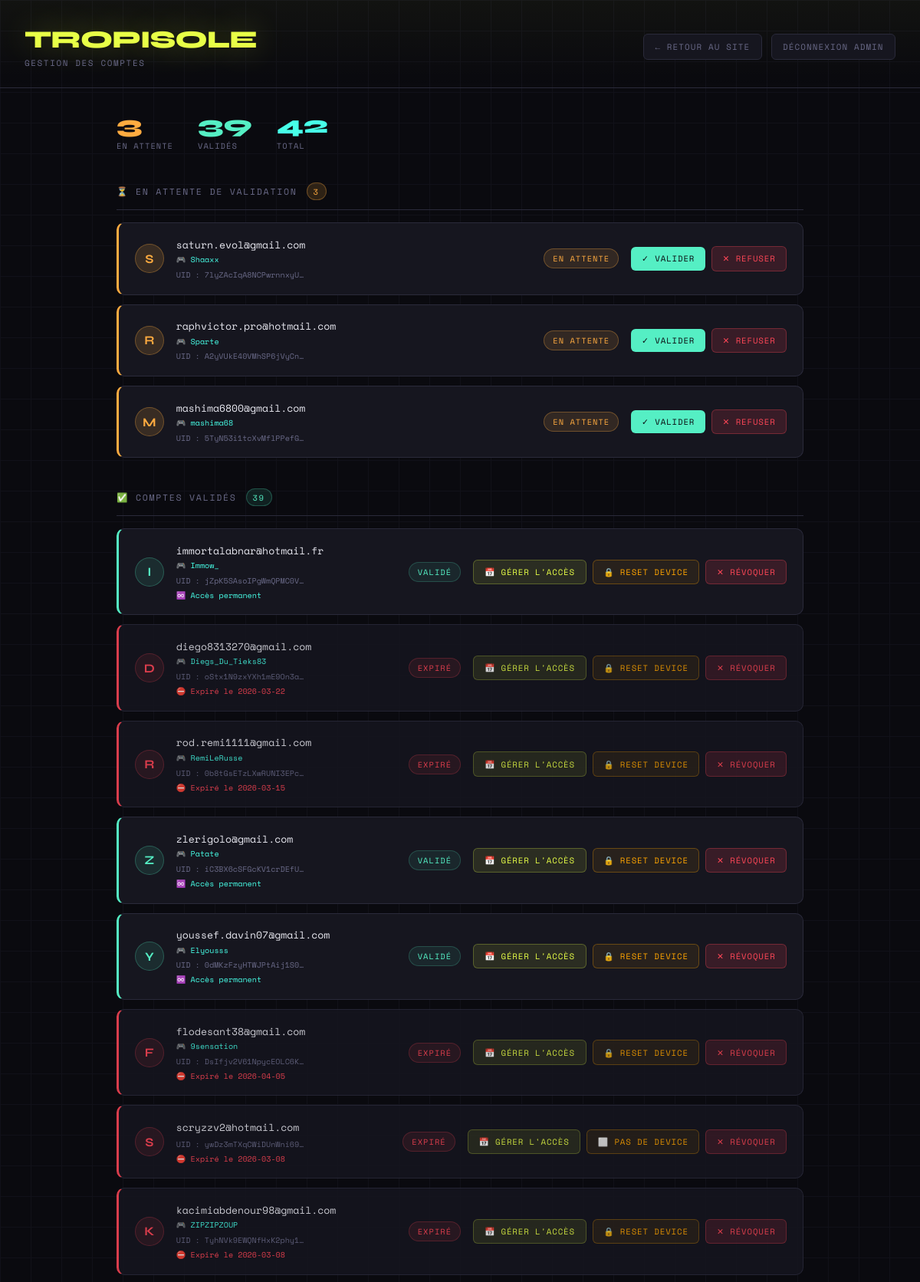
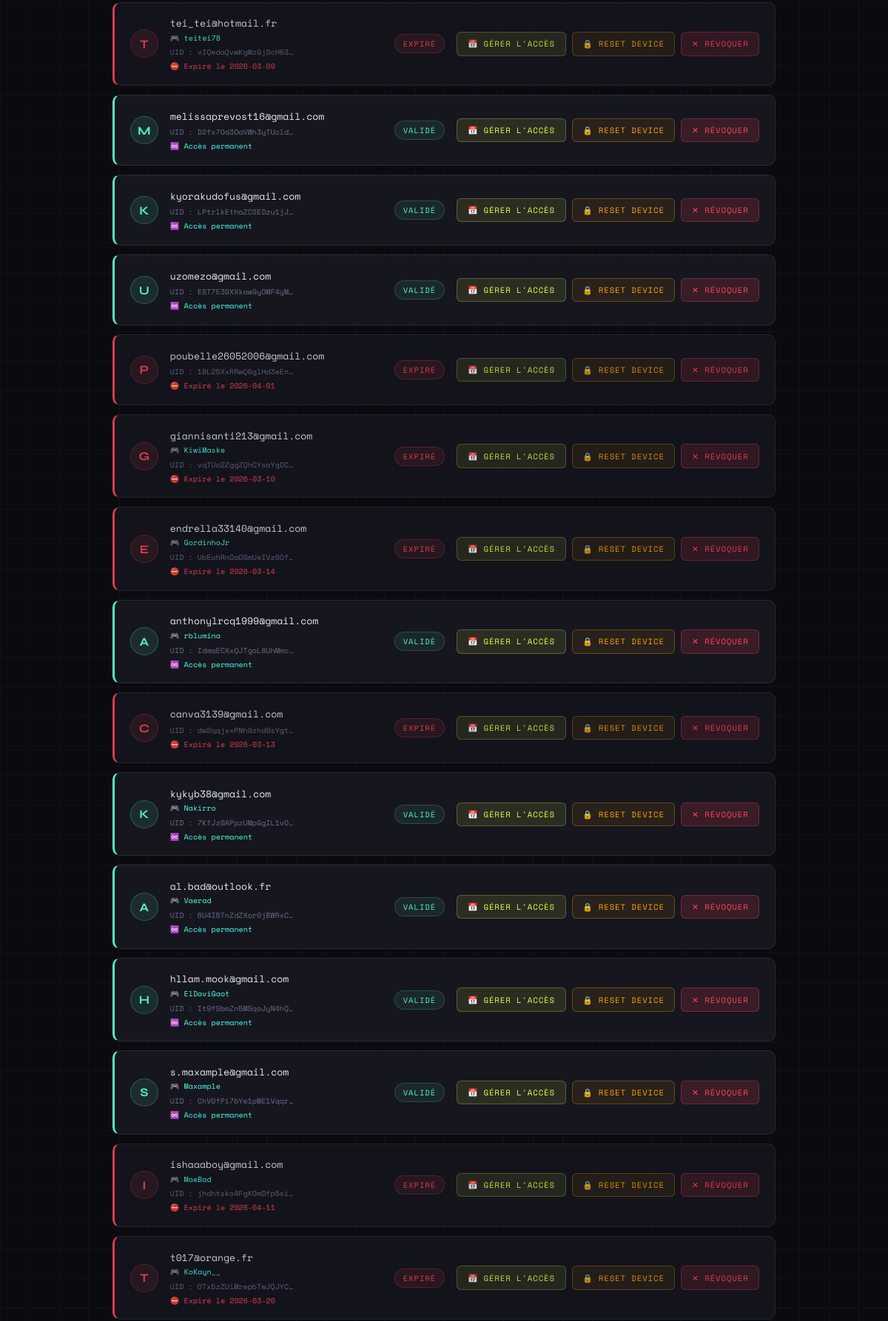
Page /admin (signed in, upper part) on the committed database (2 pictures, top to bottom).
### tables this page shows
CREATE TABLE users (firebase_uid TEXT PRIMARY KEY, device_id TEXT NOT NULL, validated INTEGER NOT NULL DEFAULT 0, email TEXT, created_at TEXT, username TEXT, expires_at TEXT);

### app.py (the view)
@app.route('/admin', methods=['GET', 'POST'])
def admin():
    error = None
    if request.method == 'POST' and 'password' in request.form:
        if request.form['password'] == ADMIN_PASSWORD:
            session['is_admin'] = True
        else:
            error = "Mot de passe incorrect."
    if not session.get('is_admin'):
        return render_template('admin_login.html', error=error)
    conn = sqlite3.connect(DB_PATH)
    conn.row_factory = sqlite3.Row
    pending    = [dict(r) for r in conn.execute("SELECT * FROM users WHERE validated = 0 ORDER BY created_at DESC").fetchall()]
    validated  = [dict(r) for r in conn.execute("SELECT * FROM users WHERE validated = 1 ORDER BY created_at DESC").fetchall()]
    patchnotes = [dict(r) for r in conn.execute("SELECT * FROM patch_notes ORDER BY created_at DESC").fetchall()]  # ← ajouter
    bug_reports = [dict(r) for r in conn.execute("SELECT * FROM bug_reports ORDER BY created_at DESC").fetchall()]
    conn.close()
    for u in pending + validated:
        if not u.get('email'):
            try:
                fb_user = auth.get_user(u['firebase_uid'])
                u['email'] = fb_user.email
                conn = sqlite3.connect(DB_PATH)
                conn.execute("UPDATE users SET email = ? WHERE firebase_uid = ?", (fb_user.email, u['firebase_uid']))
                conn.commit()
                conn.close()
            except Exception:
                u['email'] = None
    now = datetime.now(timezone.utc)
    now_date  = now.strftime("%Y-%m-%d")
    warn_date = (now + timedelta(days=2)).strftime("%Y-%m-%d")
    return render_template('admin.html', pending=pending, validated=validated,
                           now_date=now_date, warn_date=warn_date, patchnotes=patchnotes,
                           bug_reports=bug_reports)

### app.py (called while the page is built, shortened)
@app.before_request
def security_check():
    public = ['/login', '/firebase-auth', '/logout', '/admin', '/admin/validate', '/admin/refuse',
          '/admin/reset-device', '/admin/logout', '/admin/set-expiry',
          '/admin/patchnote/add', '/admin/patchnote/delete', '/patchnotes',
          '/bugreport', '/bugreport/submit']
    if request.path.startswith('/static') or request.path in public:
        return

### templates/admin.html (shortened to what this page needs)
<!DOCTYPE html>
<html lang="fr">
<head>
</head>
<body>
<header>
  <div>
    <div class="logo-title">TROPISOLE</div>
    <div class="logo-sub">Gestion des comptes</div>
  </div>
  <div class="header-actions">
    <a href="/" class="btn-sm">← Retour au site</a>
    <a href="/admin/logout" class="btn-sm">Déconnexion admin</a>
  </div>
</header>
<main>
  <div class="stats-bar">
    <div class="stat">
      <div class="num pending-color">{{ pending|length }}</div>
      <div class="lbl">En attente</div>
    </div>
    <div class="stat">
      <div class="num valid-color">{{ validated|length }}</div>
      <div class="lbl">Validés</div>
    </div>
    <div class="stat">
      <div class="num total-color">{{ pending|length + validated|length }}</div>
      <div class="lbl">Total</div>
    </div>
  </div>
  <div>
    <div class="section-title">
      ⏳ En attente de validation
      <span class="badge">{{ pending|length }}</span>
    </div>
    {% if pending %}
    <div class="user-list" style="margin-top:1rem;">
      {% for u in pending %}
      <div class="user-card pending">
        <div class="user-avatar pending">{{ (u.email or '?')[0].upper() }}</div>
        <div class="user-info">
          <div class="user-email">{{ u.email or '(email inconnu)' }}</div>
          {% if u.username %}
          <div class="user-meta" style="color:var(--accent2);margin-top:.15rem;">🎮 {{ u.username }}</div>
          {% endif %}
          <div class="user-meta">
            UID : {{ u.firebase_uid[:20] }}…
          </div>
        </div>
        <span class="user-status pending">En attente</span>
        <div class="user-actions">
          <form method="POST" action="/admin/validate" style="display:inline;">
            <button type="submit" class="btn-validate">✓ Valider</button>
          </form>
          <button class="btn-refuse" onclick="confirmRefuse('{{ u.firebase_uid }}', '{{ u.email or u.firebase_uid }}')">✕ Refuser</button>
        </div>
      </div>
      {% endfor %}
    </div>
    {% else %}
    <div class="empty">
      <span class="icon">✅</span>
      Aucun compte en attente de validation.
    </div>
    {% endif %}
  </div>
  <div>
    <div class="section-title">
      ✅ Comptes validés
      <span class="badge valid">{{ validated|length }}</span>
    </div>
    {% if validated %}
    <div class="user-list" style="margin-top:1rem;">
      {% for u in validated %}
      {% set is_expired = u.expires_at and u.expires_at[:10] < now_date %}
      <div class="user-card {{ 'expired-card' if is_expired else 'validated' }}">
        <div class="user-avatar {{ 'expired' if is_expired else 'validated' }}">{{ (u.email or '?')[0].upper() }}</div>
        <div class="user-info">
          <div class="user-email">{{ u.email or '(email inconnu)' }}</div>
          {% if u.username %}
          <div class="user-meta" style="color:var(--accent2);margin-top:.15rem;">🎮 {{ u.username }}</div>
          {% endif %}
          <div class="user-meta">
            UID : {{ u.firebase_uid[:20] }}…
          </div>
          {% if u.expires_at %}
            {% if is_expired %}
            <div class="expiry expired">⛔ Expiré le {{ u.expires_at[:10] }}</div>
            {% elif u.expires_at[:10] <= warn_date %}
            <div class="expiry warning">⚠️ Expire le {{ u.expires_at[:10] }}</div>
            {% else %}
            <div class="expiry ok">✅ Expire le {{ u.expires_at[:10] }}</div>
            {% endif %}
          {% else %}
          <div class="expiry permanent">♾️ Accès permanent</div>
          {% endif %}
        </div>
        <span class="user-status {{ 'expired' if is_expired else 'validated' }}">{{ 'Expiré' if is_expired else 'Validé' }}</span>
        <div class="user-actions">
          <button class="btn-date"
            onclick="openDateModal('{{ u.firebase_uid }}', '{{ u.username or u.email or u.firebase_uid }}', '{{ u.expires_at[:10] if u.expires_at else '' }}')">
            📅 Gérer l'accès
          </button>
          <form method="POST" action="/admin/reset-device" style="display:inline">
            <button type="submit" class="btn-device"
              onclick="return confirm('Réinitialiser le device ID de {{ u.email or u.firebase_uid }} ?')"
              title="{{ '🔒 Device enregistré' if u.device_id else '⬜ Pas de device' }}"
            >{{ '🔒 Reset device' if u.device_id else '⬜ Pas de device' }}</button>
          </form>
          <button class="btn-refuse" onclick="confirmRefuse('{{ u.firebase_uid }}', '{{ u.email or u.firebase_uid }}')">✕ Révoquer</button>
        </div>
      </div>
      {% endfor %}
    </div>
    {% else %}
    <div class="empty">
      <span class="icon">👤</span>
      Aucun compte validé pour l'instant.
    </div>
    {% endif %}
  </div>
</main>
</body>
</html>

### rows in the picture
users: email "S", email "saturn.evol@gmail.com", username "Shaaxx", firebase_uid "7lyZAcIqA8NCPwrnnxyU"
users: email "R", email "raphvictor.pro@hotmail.com", username "Sparte", firebase_uid "A2yVUkE40VMhSP6jVyCn"
users: email "M", email "mashima6800@gmail.com", username "mashima68", firebase_uid "5TyN53i1tcXvMflPPefG"
users: email "I", email "immortalabnar@hotmail.fr", username "Immow_", firebase_uid "jZpK5SAsoIPgWmQPMC0V", expires_at "♾️ Accès permanent", value "VALIDÉ", device_id "🔒 RESET DEVICE"
users: email "D", email "diego8313270@gmail.com", username "Diegs_Du_Tieks83", firebase_uid "oStx1N9zxYXh1mE9On3a", expires_at "2026-03-22", value "EXPIRÉ", device_id "🔒 RESET DEVICE"
users: email "R", email "rod.remi1111@gmail.com", username "RemiLeRusse", firebase_uid "0b8tGsETzLXwRUNI3EPc", expires_at "2026-03-15", value "EXPIRÉ", device_id "🔒 RESET DEVICE"
users: email "Z", email "zlerigolo@gmail.com", username "Patate", firebase_uid "iC3BX6cSFGcKV1crDEfU", expires_at "♾️ Accès permanent", value "VALIDÉ", device_id "🔒 RESET DEVICE"
users: email "Y", email "youssef.davin07@gmail.com", username "Elyousss", firebase_uid "0dMKzFzyHTWJPtAij1S0", expires_at "♾️ Accès permanent", value "VALIDÉ", device_id "🔒 RESET DEVICE"
users: email "F", email "flodesant38@gmail.com", username "9sensation", firebase_uid "DsIfjv2V61NpycEOLC6K", expires_at "2026-04-05", value "EXPIRÉ", device_id "🔒 RESET DEVICE"
users: email "S", email "scryzzv2@hotmail.com", firebase_uid "ywDz3mTXqCWiDUnWni69", expires_at "2026-03-08", value "EXPIRÉ", device "⬜ PAS DE DEVICE"
users: email "K", email "kacimiabdenour98@gmail.com", username "ZIPZIPZOUP", firebase_uid "TyhNVk9EWQNfHxK2phy1", expires_at "2026-03-08", value "EXPIRÉ", device_id "🔒 RESET DEVICE"
users: email "T", email "tei_tei@hotmail.fr", username "teitei78", firebase_uid "vIQedaQvwKgWzGjDcH63", expires_at "2026-03-09", value "EXPIRÉ", device_id "🔒 RESET DEVICE"
users: email "M", email "melissaprevost16@gmail.com", firebase_uid "D2fx7Od3OaVWh3yTUcld", shows "♾️ Accès permanent", value "VALIDÉ", device_id "🔒 RESET DEVICE"
users: email "K", email "kyorakudofus@gmail.com", firebase_uid "LPtrlkEthaZCSEDzu1jJ", shows "♾️ Accès permanent", value "VALIDÉ", device_id "🔒 RESET DEVICE"
users: email "U", email "uzomezo@gmail.com", firebase_uid "EST7E39XXkaw9yOMF4yM", shows "♾️ Accès permanent", value "VALIDÉ", device_id "🔒 RESET DEVICE"
users: email "P", email "poubelle26052006@gmail.com", firebase_uid "18L25XxRRwQ6glHd3eEn", expires_at "2026-04-01", value "EXPIRÉ", device_id "🔒 RESET DEVICE"
users: email "G", email "giannisanti213@gmail.com", username "KiwiMaske", firebase_uid "vqTUo2ZggZQhCYsaYgDC", expires_at "2026-03-10", value "EXPIRÉ", device_id "🔒 RESET DEVICE"
users: email "E", email "endrella33140@gmail.com", username "GordinhoJr", firebase_uid "UbEuhRnOaOSmUeIVz6Of", expires_at "2026-03-14", value "EXPIRÉ", device_id "🔒 RESET DEVICE"
users: email "A", email "anthonylrcq1999@gmail.com", username "rblumina", firebase_uid "IdmaECXxQJTgoL8UhMmc", shows "♾️ Accès permanent", value "VALIDÉ", device_id "🔒 RESET DEVICE"
users: email "C", email "canva3139@gmail.com", firebase_uid "dw2qqjxxPNh0zhd9sYgt", expires_at "2026-03-13", value "EXPIRÉ", device_id "🔒 RESET DEVICE"
users: email "K", email "kykyb38@gmail.com", username "Nakirro", firebase_uid "7KfJz0APpzUMpGgIL1vO", shows "♾️ Accès permanent", value "VALIDÉ", device_id "🔒 RESET DEVICE"
users: email "A", email "al.bad@outlook.fr", username "Vaerad", firebase_uid "6U4I5TnZdZXor0jBWRxC", shows "♾️ Accès permanent", value "VALIDÉ", device_id "🔒 RESET DEVICE"
users: email "H", email "hllam.mook@gmail.com", username "ElDaviGaot", firebase_uid "It9fSbmZn5MSqoJyN4hQ", shows "♾️ Accès permanent", value "VALIDÉ", device_id "🔒 RESET DEVICE"
users: email "S", email "s.maxample@gmail.com", username "Maxample", firebase_uid "ChV0fPi7bYe1pWE1Vqqr", shows "♾️ Accès permanent", value "VALIDÉ", device_id "🔒 RESET DEVICE"
users: email "I", email "ishaaaboy@gmail.com", username "MaeBad", firebase_uid "jhdhtsko4FgK0mDfp5si", expires_at "2026-04-11", value "EXPIRÉ", device_id "🔒 RESET DEVICE"
users: email "T", email "t017@orange.fr", username "KoKayn__", firebase_uid "OTx5zZUiMrepbTwJQJYC", expires_at "2026-03-20", value "EXPIRÉ", device_id "🔒 RESET DEVICE"

### other values in the picture
{{ pending|length }} "3"
{{ validated|length }} "39"
{{ pending|length + validated|length }} "42"
